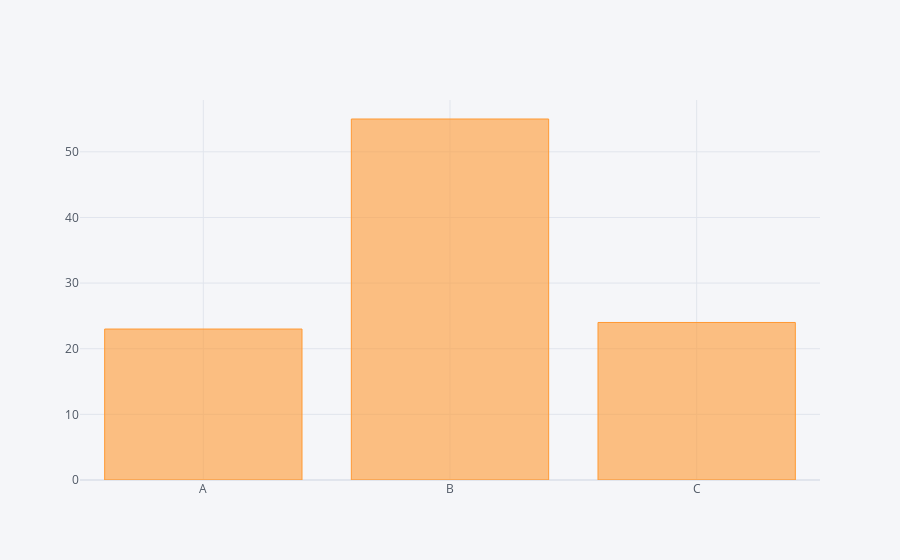

Here is the notebook cell this chart was saved with:
### Code cell
df2.iplot(kind='bar',x='Category',y='Values')

### Figure 1 — Plotly figure (JSON) as saved in the notebook; plotly's stock layout.template omitted (floating-point values rounded to 4 significant figures)
{"data": [{"marker": {"color": "rgba(255, 153, 51, 0.6)", "line": {"color": "rgba(255, 153, 51, 1.0)", "width": 1}}, "name": "Values", "orientation": "v", "text": "", "type": "bar", "x": ["A", "B", "C"], "y": [23, 55, 24]}], "layout": {"legend": {"bgcolor": "#F5F6F9", "font": {"color": "#4D5663"}}, "paper_bgcolor": "#F5F6F9", "plot_bgcolor": "#F5F6F9", "title": {"font": {"color": "#4D5663"}}, "xaxis": {"gridcolor": "#E1E5ED", "showgrid": true, "tickfont": {"color": "#4D5663"}, "title": {"font": {"color": "#4D5663"}, "text": ""}, "zerolinecolor": "#E1E5ED"}, "yaxis": {"gridcolor": "#E1E5ED", "showgrid": true, "tickfont": {"color": "#4D5663"}, "title": {"font": {"color": "#4D5663"}, "text": ""}, "zerolinecolor": "#E1E5ED"}}}
